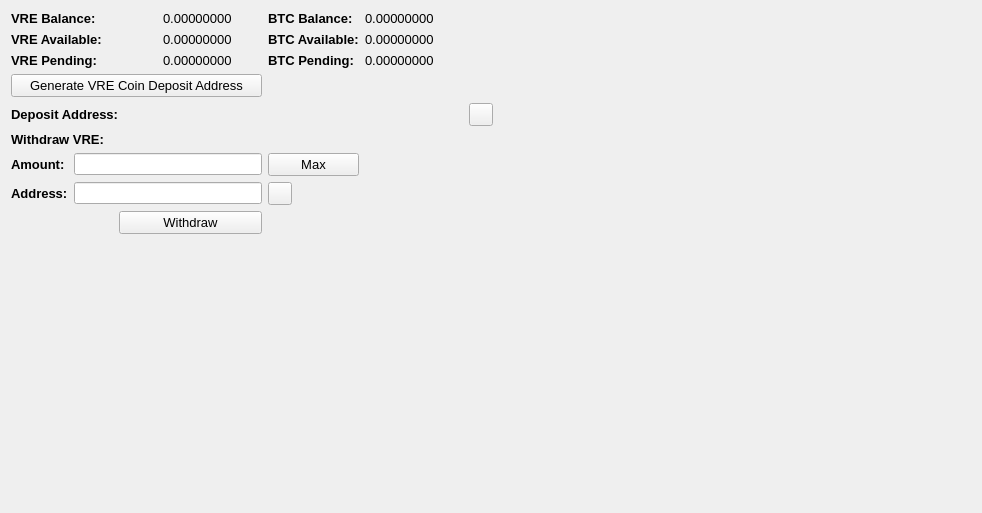
     <widget class="QWidget" name="BalanceTab">
      <attribute name="title">
       <string>Balance</string>
      </attribute>
      <layout class="QGridLayout" name="gridLayout_2">
       <item row="0" column="0" colspan="2">
        <widget class="QLabel" name="label_11">
         <property name="font">
          <font>
           <pointsize>10</pointsize>
           <weight>75</weight>
           <bold>true</bold>
          </font>
         </property>
         <property name="text">
          <string>VRE Balance:</string>
         </property>
        </widget>
       </item>
       <item row="0" column="3">
        <widget class="QLabel" name="DVYBalanceLabel">
         <property name="font">
          <font>
           <pointsize>10</pointsize>
          </font>
         </property>
         <property name="text">
          <string>0.00000000</string>
         </property>
         <property name="textInteractionFlags">
          <set>Qt::LinksAccessibleByMouse|Qt::TextSelectableByMouse</set>
         </property>
        </widget>
       </item>
       <item row="0" column="4">
        <widget class="QLabel" name="label_12">
         <property name="font">
          <font>
           <pointsize>10</pointsize>
           <weight>75</weight>
           <bold>true</bold>
          </font>
         </property>
         <property name="text">
          <string>BTC Balance:</string>
         </property>
        </widget>
       </item>
       <item row="0" column="5">
        <widget class="QLabel" name="BitcoinBalanceLabel">
         <property name="font">
          <font>
           <pointsize>10</pointsize>
          </font>
         </property>
         <property name="text">
          <string>0.00000000</string>
         </property>
         <property name="textInteractionFlags">
          <set>Qt::LinksAccessibleByMouse|Qt::TextSelectableByMouse</set>
         </property>
        </widget>
       </item>
       <item row="0" column="7" rowspan="10">
        <spacer name="horizontalSpacer_4">
         <property name="orientation">
          <enum>Qt::Horizontal</enum>
         </property>
         <property name="sizeHint" stdset="0">
          <size>
           <width>478</width>
           <height>488</height>
          </size>
         </property>
        </spacer>
       </item>
       <item row="1" column="0" colspan="2">
        <widget class="QLabel" name="label_13">
         <property name="font">
          <font>
           <pointsize>10</pointsize>
           <weight>75</weight>
           <bold>true</bold>
          </font>
         </property>
         <property name="text">
          <string>VRE Available:</string>
         </property>
        </widget>
       </item>
       <item row="1" column="3">
        <widget class="QLabel" name="DVYAvailableLabel_2">
         <property name="font">
          <font>
           <pointsize>10</pointsize>
          </font>
         </property>
         <property name="text">
          <string>0.00000000</string>
         </property>
         <property name="textInteractionFlags">
          <set>Qt::LinksAccessibleByMouse|Qt::TextSelectableByMouse</set>
         </property>
        </widget>
       </item>
       <item row="1" column="4">
        <widget class="QLabel" name="label_15">
         <property name="font">
          <font>
           <pointsize>10</pointsize>
           <weight>75</weight>
           <bold>true</bold>
          </font>
         </property>
         <property name="text">
          <string>BTC Available:</string>
         </property>
        </widget>
       </item>
       <item row="1" column="5">
        <widget class="QLabel" name="BitcoinAvailableLabel">
         <property name="font">
          <font>
           <pointsize>10</pointsize>
          </font>
         </property>
         <property name="text">
          <string>0.00000000</string>
         </property>
         <property name="textInteractionFlags">
          <set>Qt::LinksAccessibleByMouse|Qt::TextSelectableByMouse</set>
         </property>
        </widget>
       </item>
       <item row="2" column="0" colspan="2">
        <widget class="QLabel" name="label_14">
         <property name="font">
          <font>
           <pointsize>10</pointsize>
           <weight>75</weight>
           <bold>true</bold>
          </font>
         </property>
         <property name="text">
          <string>VRE Pending:</string>
         </property>
        </widget>
       </item>
       <item row="2" column="3">
        <widget class="QLabel" name="DVYPendingLabel">
         <property name="font">
          <font>
           <pointsize>10</pointsize>
          </font>
         </property>
         <property name="text">
          <string>0.00000000</string>
         </property>
         <property name="textInteractionFlags">
          <set>Qt::LinksAccessibleByMouse|Qt::TextSelectableByMouse</set>
         </property>
        </widget>
       </item>
       <item row="2" column="4">
        <widget class="QLabel" name="label_31">
         <property name="font">
          <font>
           <pointsize>10</pointsize>
           <weight>75</weight>
           <bold>true</bold>
          </font>
         </property>
         <property name="text">
          <string>BTC Pending:</string>
         </property>
        </widget>
       </item>
       <item row="2" column="5">
        <widget class="QLabel" name="BitcoinPendingLabel">
         <property name="font">
          <font>
           <pointsize>10</pointsize>
          </font>
         </property>
         <property name="text">
          <string>0.00000000</string>
         </property>
         <property name="textInteractionFlags">
          <set>Qt::LinksAccessibleByMouse|Qt::TextSelectableByMouse</set>
         </property>
        </widget>
       </item>
       <item row="3" column="0" colspan="4">
        <widget class="QPushButton" name="GenDepositBTN">
         <property name="font">
          <font>
           <pointsize>10</pointsize>
          </font>
         </property>
         <property name="text">
          <string>Generate VRE Coin Deposit Address</string>
         </property>
        </widget>
       </item>
       <item row="4" column="0" colspan="3">
        <widget class="QLabel" name="label_33">
         <property name="font">
          <font>
           <pointsize>10</pointsize>
           <weight>75</weight>
           <bold>true</bold>
          </font>
         </property>
         <property name="text">
          <string>Deposit Address:</string>
         </property>
        </widget>
       </item>
       <item row="4" column="3" colspan="3">
        <widget class="QLabel" name="DepositAddressLabel">
         <property name="minimumSize">
          <size>
           <width>300</width>
           <height>0</height>
          </size>
         </property>
         <property name="palette">
          <palette>
           <active>
            <colorrole role="WindowText">
             <brush brushstyle="SolidPattern">
              <color alpha="255">
               <red>0</red>
               <green>0</green>
               <blue>0</blue>
              </color>
             </brush>
            </colorrole>
            <colorrole role="Text">
             <brush brushstyle="SolidPattern">
              <color alpha="255">
               <red>0</red>
               <green>0</green>
               <blue>255</blue>
              </color>
             </brush>
            </colorrole>
           </active>
           <inactive>
            <colorrole role="WindowText">
             <brush brushstyle="SolidPattern">
              <color alpha="255">
               <red>0</red>
               <green>0</green>
               <blue>0</blue>
              </color>
             </brush>
            </colorrole>
            <colorrole role="Text">
             <brush brushstyle="SolidPattern">
              <color alpha="255">
               <red>0</red>
               <green>0</green>
               <blue>255</blue>
              </color>
             </brush>
            </colorrole>
           </inactive>
           <disabled>
            <colorrole role="WindowText">
             <brush brushstyle="SolidPattern">
              <color alpha="255">
               <red>120</red>
               <green>120</green>
               <blue>120</blue>
              </color>
             </brush>
            </colorrole>
            <colorrole role="Text">
             <brush brushstyle="SolidPattern">
              <color alpha="255">
               <red>120</red>
               <green>120</green>
               <blue>120</blue>
              </color>
             </brush>
            </colorrole>
           </disabled>
          </palette>
         </property>
         <property name="font">
          <font>
           <pointsize>10</pointsize>
           <weight>75</weight>
           <bold>true</bold>
          </font>
         </property>
         <property name="text">
          <string/>
         </property>
         <property name="alignment">
          <set>Qt::AlignRight|Qt::AlignTrailing|Qt::AlignVCenter</set>
         </property>
         <property name="textInteractionFlags">
          <set>Qt::LinksAccessibleByMouse|Qt::TextSelectableByKeyboard|Qt::TextSelectableByMouse</set>
         </property>
        </widget>
       </item>
       <item row="4" column="6">
        <widget class="QToolButton" name="DepositCopyButton">
         <property name="toolTip">
          <string>Copy to clipboard</string>
         </property>
         <property name="text">
          <string/>
         </property>
         <property name="icon">
          <iconset resource="../bitcoin.qrc">
           <normaloff>:/icons/editcopy</normaloff>:/icons/editcopy</iconset>
         </property>
         <property name="shortcut">
          <string>Alt+P</string>
         </property>
        </widget>
       </item>
       <item row="5" column="0" colspan="2">
        <widget class="QLabel" name="label_34">
         <property name="font">
          <font>
           <pointsize>10</pointsize>
           <weight>75</weight>
           <bold>true</bold>
          </font>
         </property>
         <property name="text">
          <string>Withdraw VRE:</string>
         </property>
        </widget>
       </item>
       <item row="6" column="0">
        <widget class="QLabel" name="label_26">
         <property name="font">
          <font>
           <pointsize>10</pointsize>
           <weight>75</weight>
           <bold>true</bold>
          </font>
         </property>
         <property name="text">
          <string>Amount:</string>
         </property>
        </widget>
       </item>
       <item row="6" column="1" colspan="3">
        <widget class="QLineEdit" name="WithdrawUnitsInput">
         <property name="font">
          <font>
           <pointsize>9</pointsize>
           <weight>75</weight>
           <bold>true</bold>
          </font>
         </property>
         <property name="text">
          <string/>
         </property>
        </widget>
       </item>
       <item row="6" column="4">
        <widget class="QPushButton" name="Withdraw_Max_Amount">
         <property name="font">
          <font>
           <pointsize>10</pointsize>
          </font>
         </property>
         <property name="text">
          <string>Max</string>
         </property>
        </widget>
       </item>
       <item row="7" column="0">
        <widget class="QLabel" name="label_10">
         <property name="font">
          <font>
           <pointsize>10</pointsize>
           <weight>75</weight>
           <bold>true</bold>
          </font>
         </property>
         <property name="text">
          <string>Address:</string>
         </property>
        </widget>
       </item>
       <item row="7" column="1" colspan="3">
        <widget class="QLineEdit" name="WithdrawAddress">
         <property name="font">
          <font>
           <pointsize>9</pointsize>
           <weight>75</weight>
           <bold>true</bold>
          </font>
         </property>
        </widget>
       </item>
       <item row="7" column="4">
        <widget class="QToolButton" name="WithdrawPasteButton">
         <property name="toolTip">
          <string>Paste from clipboard</string>
         </property>
         <property name="text">
          <string/>
         </property>
         <property name="icon">
          <iconset resource="../bitcoin.qrc">
           <normaloff>:/icons/editpaste</normaloff>:/icons/editpaste</iconset>
         </property>
         <property name="shortcut">
          <string>Alt+P</string>
         </property>
        </widget>
       </item>
       <item row="8" column="2" colspan="2">
        <widget class="QPushButton" name="WithdrawUnitsBtn">
         <property name="font">
          <font>
           <pointsize>10</pointsize>
          </font>
         </property>
         <property name="text">
          <string>Withdraw</string>
         </property>
        </widget>
       </item>
       <item row="9" column="0" colspan="6">
        <spacer name="verticalSpacer">
         <property name="orientation">
          <enum>Qt::Vertical</enum>
         </property>
         <property name="sizeHint" stdset="0">
          <size>
           <width>428</width>
           <height>262</height>
          </size>
         </property>
        </spacer>
       </item>
      </layout>
      <zorder>label_31</zorder>
      <zorder>label_15</zorder>
      <zorder>label_12</zorder>
      <zorder>label_14</zorder>
      <zorder>label_13</zorder>
      <zorder>label_11</zorder>
      <zorder>BitcoinBalanceLabel</zorder>
      <zorder>DVYBalanceLabel</zorder>
      <zorder>DVYAvailableLabel_2</zorder>
      <zorder>DVYPendingLabel</zorder>
      <zorder>BitcoinAvailableLabel</zorder>
      <zorder>BitcoinPendingLabel</zorder>
      <zorder>label_33</zorder>
      <zorder>GenDepositBTN</zorder>
      <zorder>DepositAddressLabel</zorder>
      <zorder>Withdraw_Max_Amount</zorder>
      <zorder>label_34</zorder>
      <zorder>WithdrawUnitsInput</zorder>
      <zorder>label_10</zorder>
      <zorder>label_26</zorder>
      <zorder>WithdrawAddress</zorder>
      <zorder>WithdrawUnitsBtn</zorder>
      <zorder>horizontalSpacer_4</zorder>
      <zorder>verticalSpacer</zorder>
      <zorder>WithdrawPasteButton</zorder>
      <zorder>DepositCopyButton</zorder>
     </widget>
